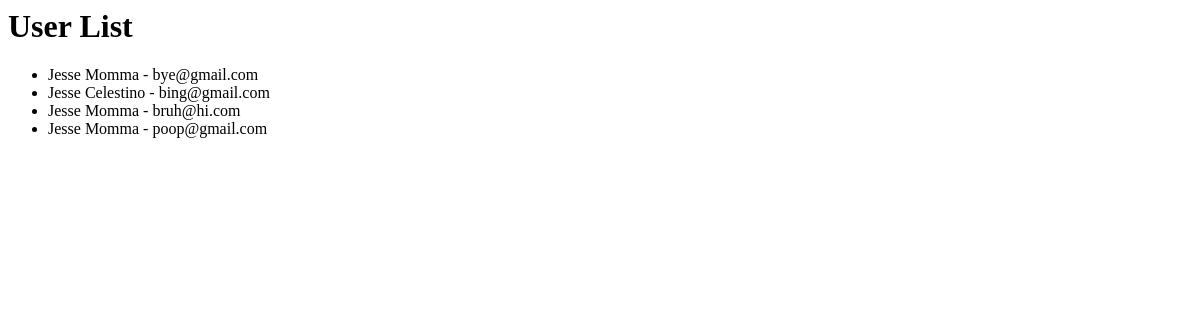
The page /churches/user_list/ on the database as committed earlier.
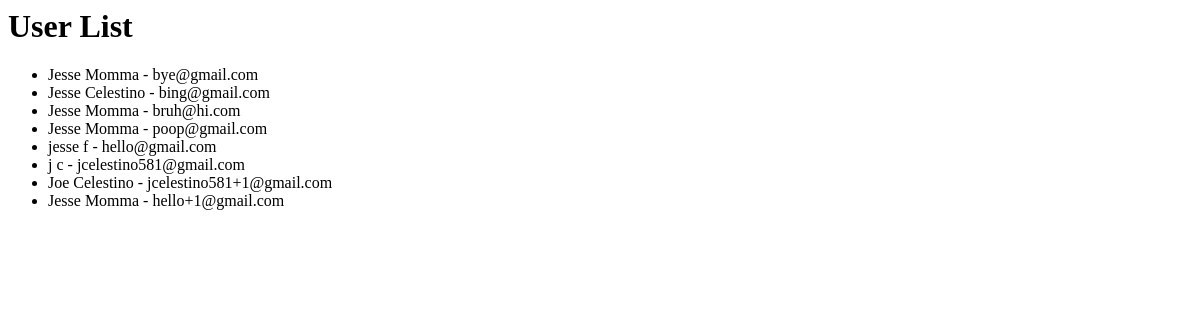
The same page on the database as committed later.
### churches/models.py (models this page shows, shortened)
class User(AbstractBaseUser, PermissionsMixin):
    user_first_name = models.CharField(max_length=200)
    user_last_name = models.CharField(max_length=200)
    email = models.EmailField(max_length=254, unique=True)  # Used as the username
    phone_number = models.CharField(max_length=15, blank=True, null=True)
    address = models.CharField(max_length=500, blank=True, null=True)
    payment_method = models.CharField(
        max_length=200,
        choices=PAYMENT_TYPE_CHOICES,
        default="NONE",
    )
    churches = models.ManyToManyField("Church", related_name="users")
    is_active = models.BooleanField(default=True)  # To deactivate a user account
    is_staff = models.BooleanField(default=False)  # To allow access to the admin site
    date_joined = models.DateTimeField(auto_now_add=True)
    USERNAME_FIELD = "email"
    REQUIRED_FIELDS = [
        "user_first_name",
        "user_last_name",
    ]  # Fields that will be required when creating a superuser
    objects = Administrator()

### churches/views.py (the view)
# urls.py: path("user_list/", views.user_list, name="user_list"),
def user_list(request):
    users = User.objects.all()
    return render(request, "Users/user_list.html", {"users": users})

### churches/templates/Users/user_list.html
<html>
<h1>User List</h1>
<ul>
    {% for user in users %}
    <li>{{ user.user_first_name }} {{ user.user_last_name }} - {{ user.email }}</li>
    {% endfor %}
</ul>
</html>

Rows that differ between the two databases and show on the page:
added User: user_first_name "jesse", user_last_name "f", email "hello@gmail.com"
added User: user_first_name "j", user_last_name "c", email "jcelestino581@gmail.com"
added User: user_first_name "Joe", user_last_name "Celestino", email "jcelestino581+1@gmail.com"
added User: user_first_name "Jesse", user_last_name "Momma", email "hello+1@gmail.com"
